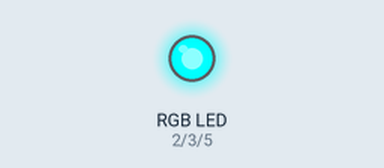
Bench run of a sketch on a simulated Arduino Uno, built with avr-gcc and run on an emulated ATmega328P. Parts: an RGB LED mixed from three pins (HIGH = lit).

Above: at 0.2 s.
At 0.7 s:
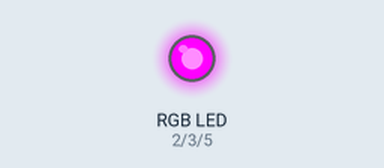
At 2.7 s:
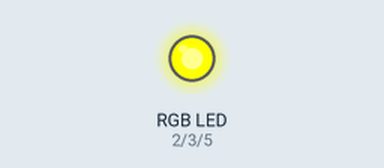
Timing chart, 0 to 3.5 s (numbered marks = the images above):
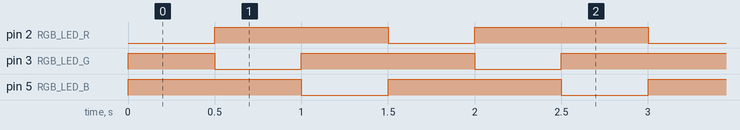

Measured:
- by itself, pin 2 (RGB_LED_R), pin 5 (RGB_LED_B): alternates HIGH for 1.0 s and LOW for 0.50 s
- by itself, pin 3 (RGB_LED_G): repeats every 1.5 s: LOW 0.50 s, HIGH 1.0 s
- by itself, everything shown: repeats every 1.5 s, in 3 steps

The sketch:

led_RGB_diver.ino
```cpp
/************************* LED io *************************/
#define RGB_LED_R       2
#define RGB_LED_G       3
#define RGB_LED_B       5

enum rgb_mode_e{
  RED = 0,
  GREEN,
  BLUE,
} rgb_mode = RED;

void setup() {
  // put your setup code here, to run once:
  pinMode(RGB_LED_R, OUTPUT);
  pinMode(RGB_LED_G, OUTPUT);
  pinMode(RGB_LED_B, OUTPUT);
}

void loop() {
  // put your main code here, to run repeatedly:
  switch( rgb_mode ){
    case RED:
          digitalWrite(RGB_LED_R,LOW);
          digitalWrite(RGB_LED_G,HIGH);
          digitalWrite(RGB_LED_B,HIGH);
          rgb_mode = GREEN;
      break;
    case GREEN:
          digitalWrite(RGB_LED_R,HIGH);
          digitalWrite(RGB_LED_G,LOW);
          digitalWrite(RGB_LED_B,HIGH);
          rgb_mode = BLUE;
      break;
    case BLUE:
          digitalWrite(RGB_LED_R,HIGH);
          digitalWrite(RGB_LED_G,HIGH);
          digitalWrite(RGB_LED_B,LOW);
          rgb_mode = RED;
      break;
  }
  delay(500);

}
```
